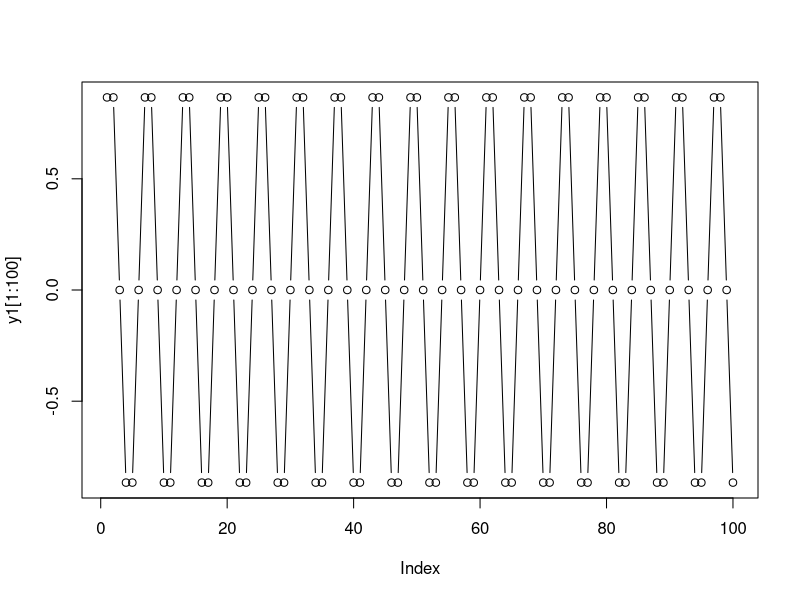
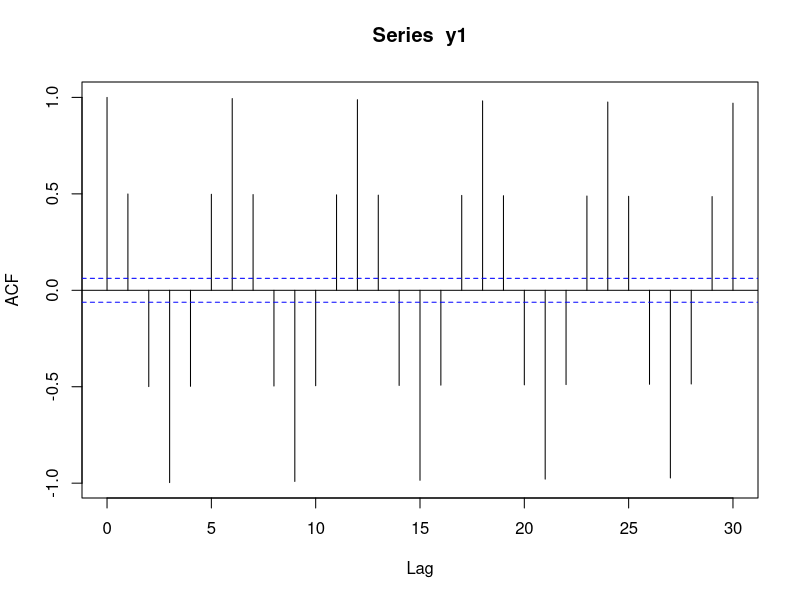
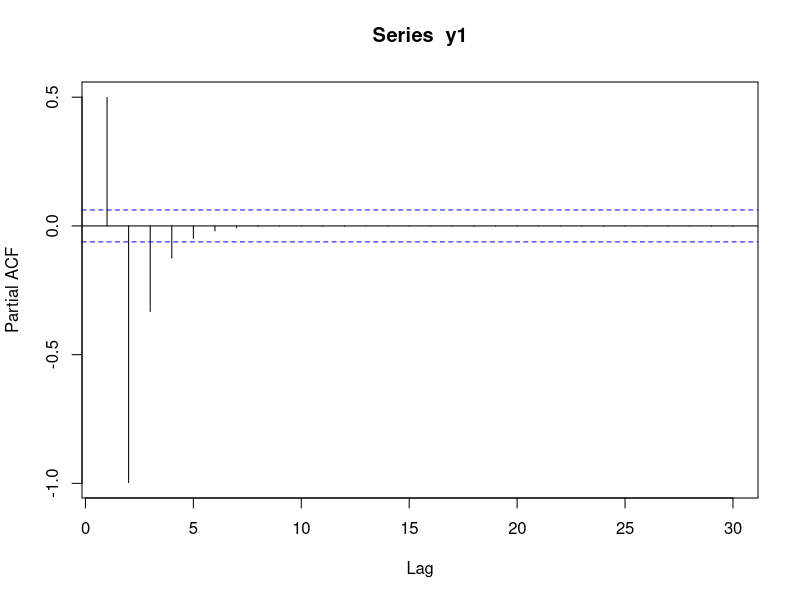
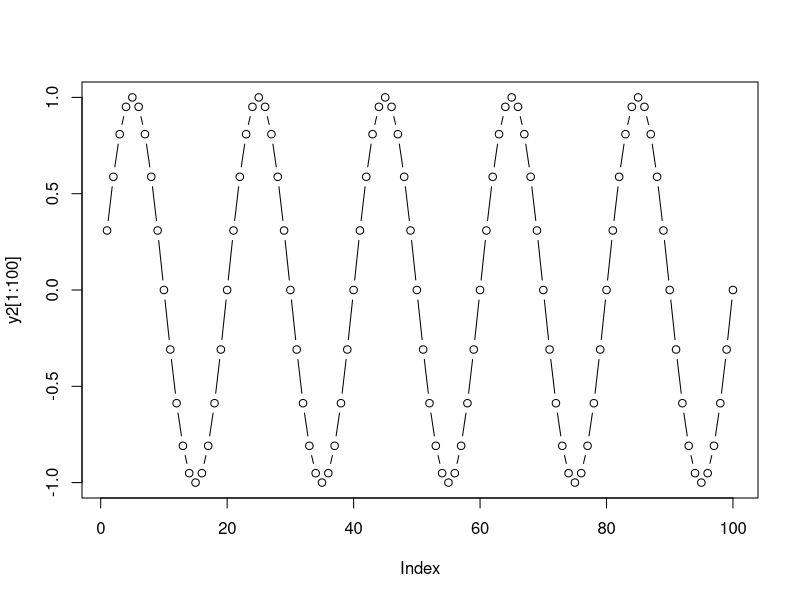
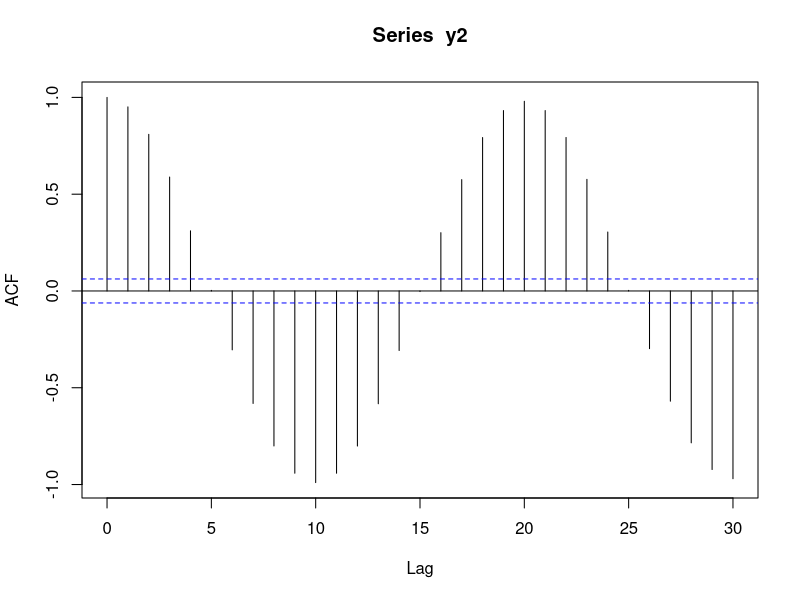
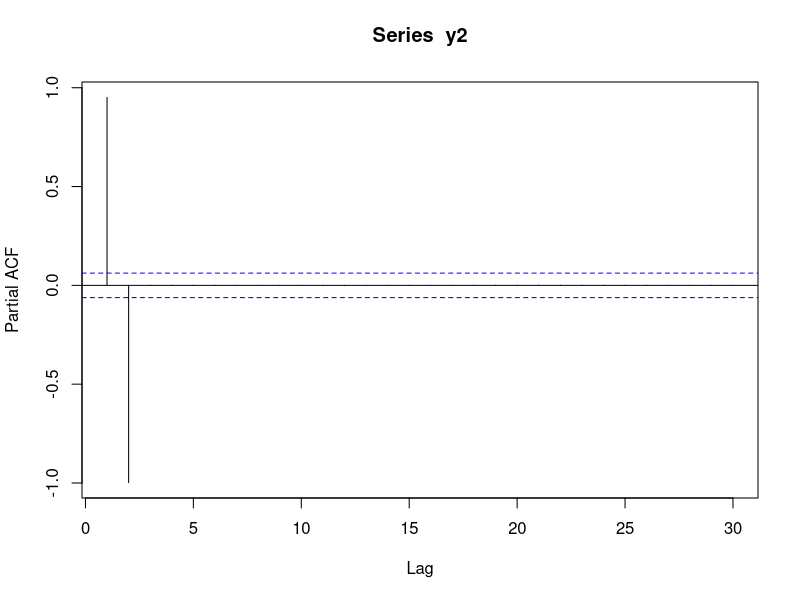
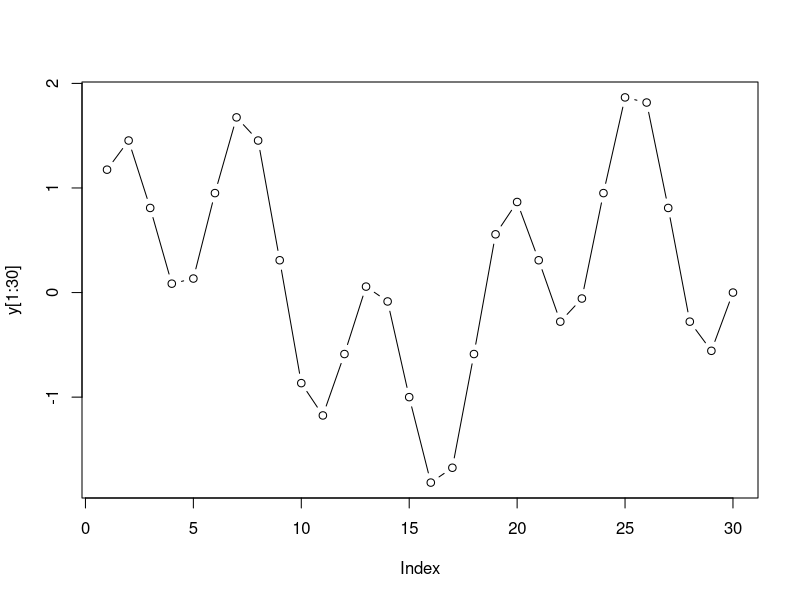
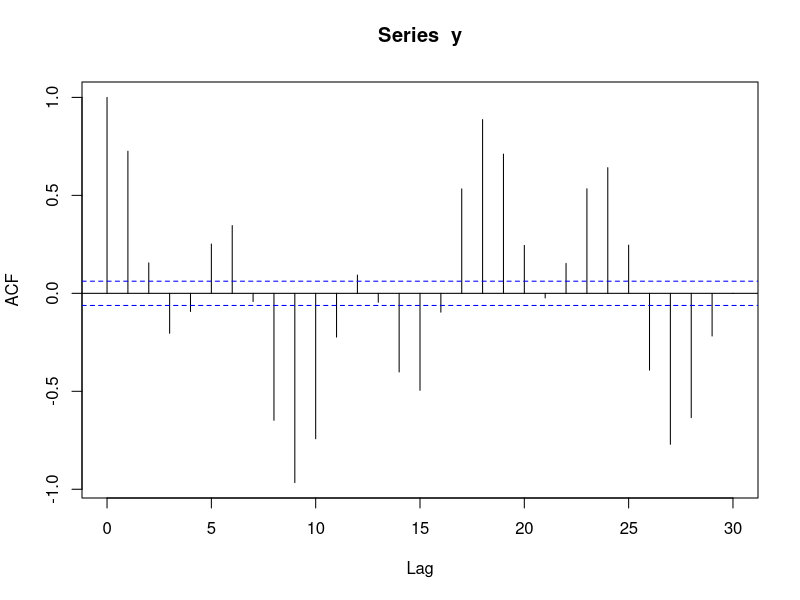

Reproduce these figures in R, in order.
# ノイズのない周期が異なる正弦波
# sin波を生成
x<-1:1000
y1<- sin(x*pi/3)
y2<- sin(x*pi/10)

plot(y1[1:100],type="b")
acf(y1)
pacf(y1)

plot(y2[1:100],type="b")
acf(y2)
pacf(y2)

# y1とy2の和の系列
y <- y1+y2
plot(y[1:30],type="b")
acf(y)
pacf(y)

# 低ノイズがある周期が異なる正弦波
noise1 <- rnorm(100,sd=0.05)
noise2 <- rnorm(100,sd=0.05)

y1<-y1+noise1
y2<-y2+noise2
y <- y1+y2

plot(y1[1:100],type="b")
acf(y1,lag.max=30)
pacf(y1,lag.max=30)

plot(y2[1:100],type="b")
acf(y2,lag.max=30)
pacf(y2,lag.max=30)

plot(y[1:100],type="b")
acf(y,lag.max=30)
pacf(y,lag.max=30)

# 高ノイズがある周期が異なる正弦波
y1<- sin(x*pi/3)
y2<- sin(x*pi/10)
noise1 <- rnorm(100,sd=0.3)
noise2 <- rnorm(100,sd=0.3)

y1<-y1+noise1
y2<-y2+noise2
y <- y1+y2

plot(y1[1:100],type="b")
acf(y1,lag.max=30)
pacf(y1,lag.max=30)

plot(y2[1:100],type="b")
acf(y2,lag.max=30)
pacf(y2,lag.max=30)

plot(y[1:100],type="b")
acf(y,lag.max=30)
pacf(y,lag.max=30)